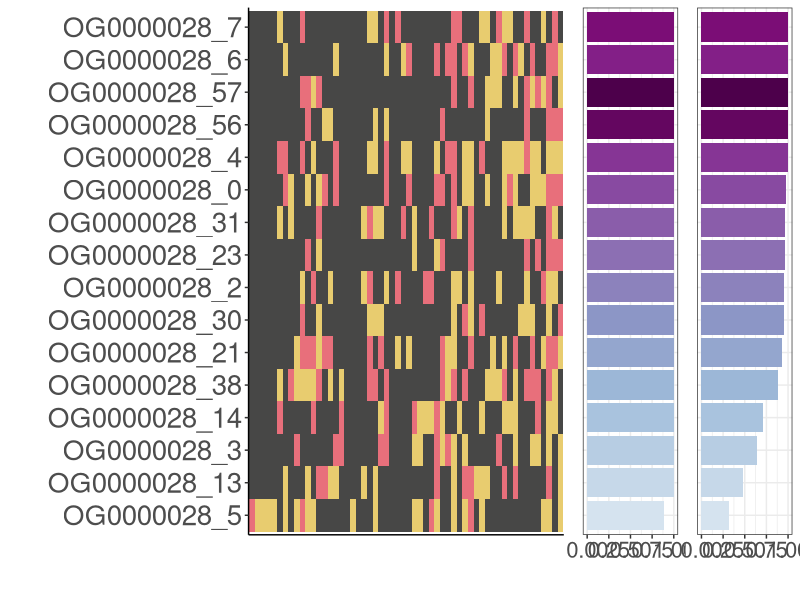

The R source for this figure:
library(ggplot2)
library(cowplot)

colors <- c("#D5E3EF", "#C6D8E9", "#B7CDE3", "#A9C3DE", "#9CB7D7", "#94A6CE", "#8C96C6", "#8C82BC", "#8C6FB3", "#8A5DAA", "#884AA1", "#863595", "#831F87", "#7B0D76", "#640660", "#4D004B")
names(colors) <- c("OG0000028_5", "OG0000028_13", "OG0000028_3", "OG0000028_14", "OG0000028_38", "OG0000028_21", "OG0000028_30", "OG0000028_2", "OG0000028_23", "OG0000028_31", "OG0000028_0", "OG0000028_4", "OG0000028_6", "OG0000028_7", "OG0000028_56", "OG0000028_57")

dtrak <- read.table("dog_track.txt", header=T, sep='\t')
dheat <- read.table("dog_heatmap_track.txt", header=T, sep='\t')

# dog     dog_order       species species_order   count
# dog     dog_order       amp_binding_proportion  nrps_proportion total_count

pdf("dog_heatmap.pdf", height=5, width=20)
dh <- ggplot(dheat, aes(y=reorder(dog, dog_order), x=reorder(species, species_order), fill=count)) + geom_tile(show.legend=F) + theme_classic() + scale_fill_gradient2(low='#474746', mid='#e8cc6f', high='#e86f7b', midpoint=1) + theme(axis.title.x=element_blank(), axis.text.x=element_blank(), axis.ticks.x=element_blank()) + xlab("") + ylab("") + theme(text = element_text(size=25))
db1 <- ggplot(dtrak, aes(y=reorder(dog, dog_order), x=amp_binding_proportion, fill=color)) + geom_bar(stat='identity', show.legend=F) + scale_fill_manual(values=colors) + theme_bw() + theme(axis.title.y=element_blank(), axis.text.y=element_blank(), axis.ticks.y=element_blank()) + xlab("") + ylab("") + theme(text = element_text(size=20))
db2 <- ggplot(dtrak, aes(y=reorder(dog, dog_order), x=nrps_proportion, fill=color)) + geom_bar(stat='identity', show.legend=F) + scale_fill_manual(values=colors) + theme_bw() + theme(axis.title.y=element_blank(), axis.text.y=element_blank(), axis.ticks.y=element_blank()) + ylab("") + xlab("") + theme(text = element_text(size=20))
plot_grid(dh, db1, db2, align='h', rel_widths=c(1,0.2,0.2), ncol=3)
dev.off()
